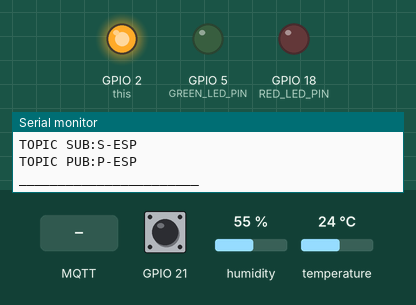
Simulated run of this sketch. Board: ESP32. On the bench: output pins drawn as LEDs (lit = HIGH), the last lines printed to the serial monitor. Dashed ring = blinking. The inputs (shaded band) are chosen by the test bench; at power-on: GPIO 21 LOW, humidity 55 %, temperature 24 °C. No MQTT or app messages arrive unless stated.

Above: at 3.1 s.
3.2 s: GPIO 21 driven HIGH
At 4.6 s:
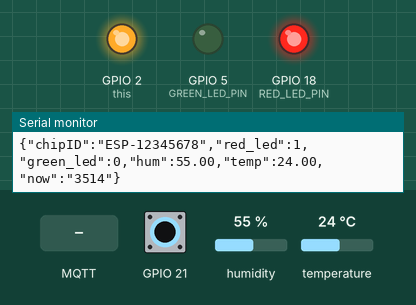
5.0 s: MQTT message "on" arrives on the first subscribed topic
At 5.7 s:
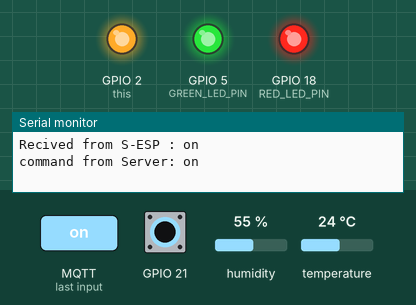
9.6 s: GPIO 21 pulsed LOW 5 times (0.12 s each, 0.3 s apart)
At 11.5 s:
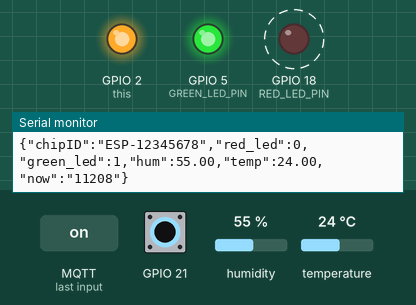
Timing chart, 0 to 13.0 s (numbered marks = the images above; inputs shaded):
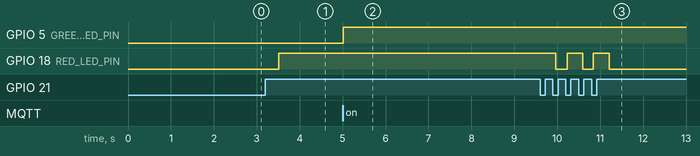

Measured:
- after the input at 3.2 s, GPIO 18 (RED_LED_PIN): LOW → HIGH after 0.31 s
- after the input at 5.0 s, GPIO 5 (GREEN_LED_PIN): LOW → HIGH at once
- after the input at 9.6 s, GPIO 18 (RED_LED_PIN): alternates HIGH for 0.37 s and LOW for 0.26 s, 5 changes in all, then stays LOW, starting after 0.36 s

The sketch:

ESP32_SmartHome.ino
```cpp
#include "configs.h"

//##### include your libraries inthere ########
#include "my_multi_wifi.h"
#include "my_ota.h"
#include "my_interrupt.h"
#include "my_mqtt.h"
//#############################################

#include "app.h"

// #include "setup_esp32.h"


// handle Command form Server
void executeMqttCommand(String command)
{
  Serial.println("command from Server: " + command);
  if(command.length() < 0)
    return;

  int cmd_index = -2;
  cmd_index = command.indexOf(";");

  //handel without ";"
  //eg: on
  if(cmd_index < 0)
  {
    if(command == "on")
      onAllLed();
    if(command == "off")
      offAllLed();

    is_report_now = true;
    return;
  }

  //handel with ";"
  //eg: 18;on (io18 on)
  int io = command.substring(0,cmd_index).toInt();
  String sub_cmd = command.substring(cmd_index + 1);

  if(sub_cmd == "on")
    onled(io);

  if(sub_cmd == "off")
    offLed(io);

  if(sub_cmd == "toggle")
    toggleLed(io);

  is_report_now = true;
  return;
}

void setup()
{
  Serial.begin(112500);
  pinMode(2, OUTPUT); //this's LED of board ESP. use it for notification. So don't change

  setupApp();
  delay(50);

  setupWiFiMulti();
  delay(50);

  setupOTA();
  delay(50);

  setupInterrupt();
  delay(50);

  setupMQTT();
  delay(50);
}

void loop()
{
  loopApp();
  delay(30);

  loopMQTT();
  delay(30);

  loopOTA();
  delay(30);

  loopWiFiMulti();
  delay(30);
}
```

app.h
```cpp
#ifndef __APP_H__
#define __APP_H__

//library DHT
#include <Adafruit_Sensor.h>
#include <DHT.h>

//============= Var ============
float hum = 0;
float temp = 0;
float buffer_hum = 0;
float buffer_temp = 0;
bool buffer_red_led_status = false;
bool buffer_green_led_status = false;

bool is_press = false;
int count_press = 0;
unsigned long long old_time_press = 0;
unsigned long long delay_time_press =200;

unsigned long long old_time_report = 0;
bool is_report_now = false;
//========== Function ===============
DHT dht(DHT_PIN, DHTTYPE);


//======== report reading ==========
void reportReadding()
{
    char chip_name[24];
    sprintf(chip_name, OTA_HOSTNAME, getChipId());

    String json_string = "";

    json_string += "{";

    json_string += "\"chipID\":\"";
    json_string += String(chip_name);
    json_string += "\",";

    json_string += "\"red_led\":";
    json_string += String(buffer_red_led_status);
    json_string += ",";

    json_string += "\"green_led\":";
    json_string += String(buffer_green_led_status);
    json_string += ",";

    json_string += "\"hum\":";
    json_string += String(buffer_hum);
    json_string += ",";

    json_string += "\"temp\":";
    json_string += String(buffer_temp);
    json_string += ",";

    json_string += "\"now\":\"";
    json_string += String(millis());
    json_string += "\"";

    json_string += "}";

    Serial.println( String(json_string) );

    if(is_press == true || is_report_now == true)
    {
      mqttSendServerNow(json_string);
      json_string = "";
      is_report_now = false;
      return;
    }

    mqttSendServer(json_string);
    json_string = "";
}

//============= DHT ============
void setupDHT()
{
    dht.begin();
    Serial.println("setup DHT done !!!");
}
void readDHT()
{
    hum = dht.readHumidity();
    temp = dht.readTemperature();
    if (isnan(hum) || isnan(temp)) {
        Serial.println(F("Failed to read from DHT sensor!"));
        buffer_hum = -1;
        buffer_temp = -1;
        return;
    }
    buffer_hum = hum ;
    buffer_temp = temp ;
}

// ============= inout & output ============
void setupInOutput()
{
    pinMode(RED_LED_PIN, OUTPUT);
    pinMode(GREEN_LED_PIN, OUTPUT);
    pinMode(DHT_PIN, INPUT);
    digitalWrite(RED_LED_PIN, LOW);
    digitalWrite(GREEN_LED_PIN, LOW);
}

void readLedState()
{
    buffer_red_led_status = digitalRead(RED_LED_PIN);
    buffer_green_led_status = digitalRead(GREEN_LED_PIN);
}

//===== logic control led // interrupt ======
void IRAM_ATTR callbackInterrupt()
{
    is_press = true;
    count_press++;
    old_time_press = millis();
}

void handledButton()
{
  if(!is_press)
      return;

  if(millis() - old_time_press > delay_time_press)
  {
      if(count_press == 1)
      {
        buffer_red_led_status = digitalRead(RED_LED_PIN);
        digitalWrite(RED_LED_PIN, !buffer_red_led_status);
        buffer_red_led_status = digitalRead(RED_LED_PIN);
        Serial.println("red led: " + String(buffer_red_led_status ? "on" : "off") );
        reportReadding();
        is_press = false;
        count_press = 0;
        return;
      }
      if(count_press == 2)
      {
        buffer_green_led_status = digitalRead(GREEN_LED_PIN);
        digitalWrite(GREEN_LED_PIN, !buffer_green_led_status);
        buffer_green_led_status = digitalRead(GREEN_LED_PIN);
        Serial.println("greed led: " + String(buffer_green_led_status ? "on" : "off") );
        reportReadding();
        is_press = false;
        count_press = 0;
        return;
      }
      if(count_press > 2)
      {
        Serial.println("count_press > 2");
        is_press = false;
        count_press = 0;
        return;
      }
  }
}

//===== appication in .ino ======
void offAllLed()
{
    digitalWrite(RED_LED_PIN,LOW);
    digitalWrite(GREEN_LED_PIN,LOW);
    buffer_red_led_status = true;
    buffer_green_led_status = true;
}
void onAllLed()
{
    digitalWrite(RED_LED_PIN,HIGH);
    digitalWrite(GREEN_LED_PIN,HIGH);
    buffer_red_led_status = false;
    buffer_green_led_status = false;
}

void onled(int pinIO)
{
    digitalWrite(pinIO,HIGH);
    pinIO == RED_LED_PIN ? buffer_red_led_status = true : buffer_green_led_status = true;
}

void offLed(int pinIO)
{
    digitalWrite(pinIO,LOW);
    pinIO == RED_LED_PIN ? buffer_red_led_status = false : buffer_green_led_status = false;
}

void toggleLed(int pinIO)
{
    int value_tmp = digitalRead(pinIO);
    digitalWrite(pinIO,!value_tmp);
    if(pinIO == RED_LED_PIN)
    {
        buffer_red_led_status = !value_tmp;
        return;
    }
    buffer_green_led_status = !value_tmp;
}
//==============================

void setupApp()
{
    setupInOutput();
    delay(50);

    //DHT
    setupDHT();
    delay(50);
}


void loopApp()
{
    //DHT
    readDHT();

    //read led state
    readLedState();

    //handle pressing button
    handledButton();

    //10s show on Serial
    //1m send data to Server
    if(millis() - old_time_report > 10000)
    {
        old_time_report = millis();
        reportReadding();
    }

}

#endif
```

configs.h
```cpp
#ifndef __CONFIGS_H__
#define __CONFIGS_H__

//Wifi
const char *wifi_ssid[]{"THENAM", "NTGD"};      // your wifi name
const char *wifi_pw[] = {"0964941600", "112233445566"}; //your wifi password
#define NUM_WIFI                2               // NUM_WIFI == wifi_pw.length() == wifi_ssid.length()
#define LED_STT_DELAY_TIME      60              // 60s

//ota
#define OTA_HOSTNAME            "ESP-%06X"      // can change 'ESP', can't change '-%06X'

//interrupt
int list_io_interrupt[] = {21};                  // list_io_interrupt.length() == NUM_PIN_INTERRUPT
#define NUM_PIN_INTERRUPT       1
#define EN_INTERRUPT            true            // if use interrupt, will be change false to true
#define MODE_INTERRUPT          RISING          // 5 mode: RISING, FALING, LOW, HIGH, CHANGE

//MQTT
#define DELAY_TIME_MQTT         1*60            //1m
#define MQTT_SERVER             "192.168.1.3"   //your IP
#define MQTT_PORT               1883
#define MQTT_ID                 "ESP"           // can change
#define TOPPIC_SUB              "S-ESP"         // can change 'ESP', can't change 'S-'
#define TOPPIC_PUB              "P-ESP"         // can change 'ESP', can't change 'P-'

//Application
#define RED_LED_PIN             18              //IO18
#define GREEN_LED_PIN           5               //IO5

#define DHT_PIN                 19              //IO19
#define DHTTYPE                 DHT11           //type DHT

#endif
```
